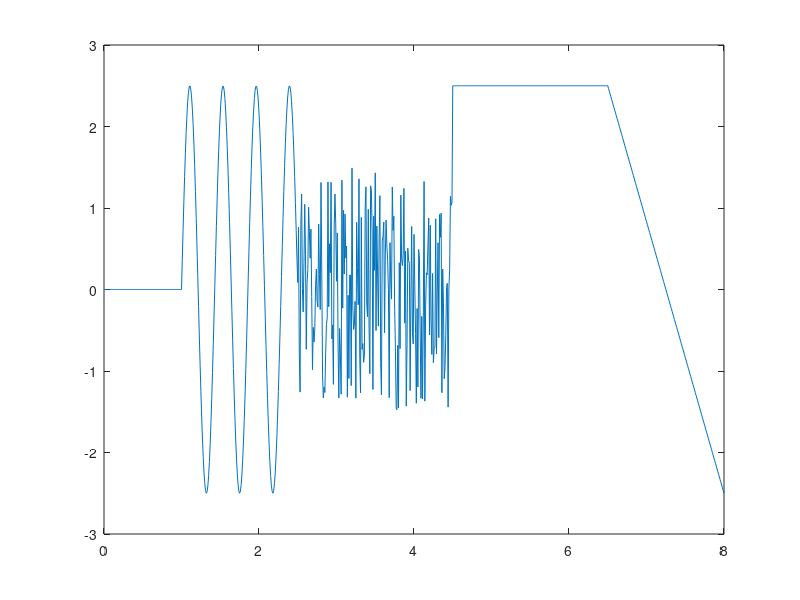

MATLAB code to generate this figure:
function y = lab3_demo_fun(t)
if nargin == 0 
     t = 0:0.01:8;
end
%t = 0:0.01:8;
%t_zero = 0:0.01:1;
t_zerof = (t>=0)&(t<1); t_zero = t(t_zerof);
%t_sin = 1:0.01:2.5;
t_sinf = (t>=1)&(t<2.5); t_sin = t(t_sinf);
%t_noise = 2.5:0.01:4.5;
t_noisef = (t>=2.5)&(t<4.5); t_noise = t(t_noisef);
%t_const = 4.5:0.01:6.5;
t_constf = (t>=4.5)&(t<6.5); t_const = t(t_constf);
%t_saw = 6.5:0.01:8;
t_sawf = (t>=6.5)&(t<=8); t_saw = t(t_sawf);
%% Gabalveida signāla montāža
%% sinusoīda

A0=0; A=2.5; T = (2.5-1)/3.5; f=1/T;
delay = 1;
y_sin = A0+A*sin(2*pi*f*(t_sin-delay));
% plot(t_sin,y_sin)
% axis([0 8 -3 3])
% hold on
%% Lineāri mainīgā funkcija

% k = (yA-yB)/(tA-tB);
k = (2.5-(-2.5))/(6.5-8);
delay = 6.5+(8-6.5)/2; % kur šķērso t asi
y_saw = k*(t_saw-delay);
% plot(t_saw,y_saw)
%% Konstantes signāls

% y_const = 2.5; % nepareizi
y_const = 2.5*ones(size(t_const));
% plot(t_const,y_const)
%% Nuļļu signāls

y_zero = 0*ones(size(t_zero));
% plot(t_zero,y_zero);
%% Trokšņa signāls

y_noise = 3*rand(size(t_noise))-1.5;
% plot(t_noise,y_noise)
%% Signālu apvienošana
t = [t_zero,t_sin,t_noise,t_const,t_saw];
y = [y_zero,y_sin,y_noise,y_const,y_saw];
if nargout == 0 
    plot(t,y);y=[]
end